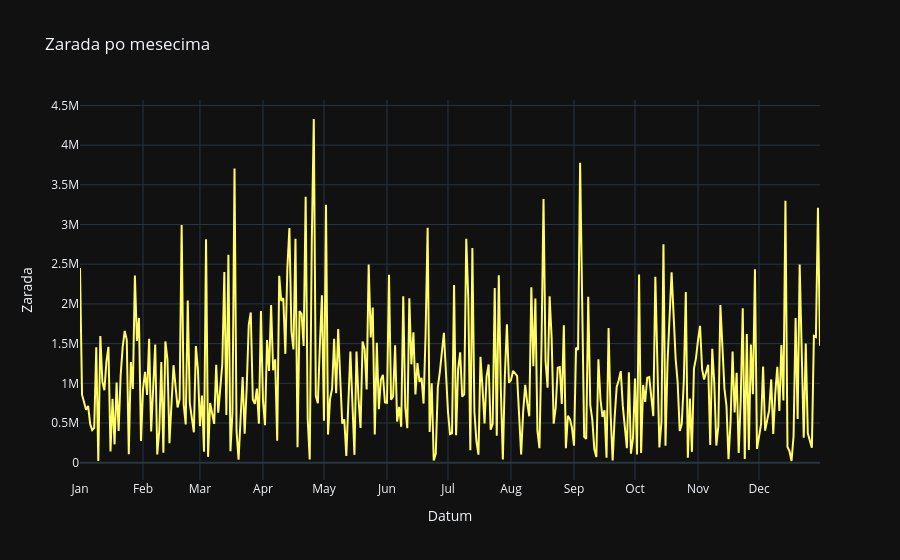

Notebook code for this chart:
### Markdown cell above
# Zarada po mesecima detaljno po danima

### Code cell
import pandas as pd
import plotly.express as px

df = pd.read_csv("D:/Python/libraries/prodaja_2025.csv")

df_group = df.groupby("Datum").agg(suma = ("Zarada", "sum")).reset_index().sort_values(by="Datum", ascending=True)

fig = px.line(df_group, x = "Datum", y = "suma", title="Zarada po mesecima", labels={"Datum": "Datum", "suma": "Zarada"}, template="plotly_dark")

fig.update_xaxes(
    dtick="M1",           # Prikazuj svaki mesec (M1 = 1 month)
    tickformat="%b",      # %b prikazuje samo skraćeno ime meseca (Jan, Feb...) - #B za pun naziv
    tickangle=0           # Drži nazive vodoravno
)

fig.update_traces(hovertemplate="<b>Datum:</b> %{x|%d. %b %Y}<br><b>Zarada</b>: %{y:,.0f}", line_color="#FFFC65")

fig.show()

### Figure 1 — Plotly figure (JSON) as saved in the notebook; plotly's stock layout.template omitted (floating-point values rounded to 4 significant figures; data arrays with more than 128 entries replaced by an {"elided": "..."} marker saying what was removed)
{"data": [{"hovertemplate": "<b>Datum:</b> %{x|%d. %b %Y}<br><b>Zarada</b>: %{y:,.0f}", "legendgroup": "", "line": {"color": "#FFFC65", "dash": "solid"}, "marker": {"symbol": "circle"}, "mode": "lines", "name": "", "orientation": "v", "showlegend": false, "type": "scatter", "x": {"elided": "349 str values"}, "xaxis": "x", "y": {"elided": "349 int values"}, "yaxis": "y"}], "layout": {"legend": {"tracegroupgap": 0}, "title": {"text": "Zarada po mesecima"}, "xaxis": {"anchor": "y", "domain": [0, 1], "dtick": "M1", "tickangle": 0, "tickformat": "%b", "title": {"text": "Datum"}}, "yaxis": {"anchor": "x", "domain": [0, 1], "title": {"text": "Zarada"}}}}
